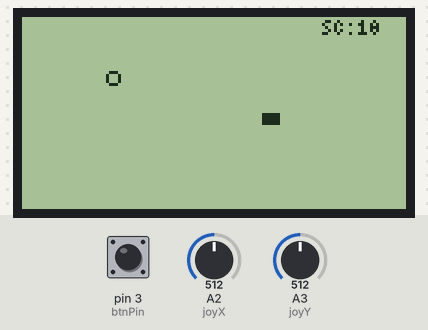
Recording of a sketch running on a simulated Arduino Uno, built with avr-gcc and run on an emulated ATmega328P. Parts: 128×64 one-colour display. The inputs (shaded band) are chosen by the test bench; at power-on: pin 3 (btnPin) HIGH, A3 (joyY) = 512, A2 (joyX) = 512. Random numbers use the default seed unless the sketch sets one.

Above: at 1.2 s.
1.3 s: pin 3 (btnPin) pulled LOW for 0.15 s
At 2.6 s:
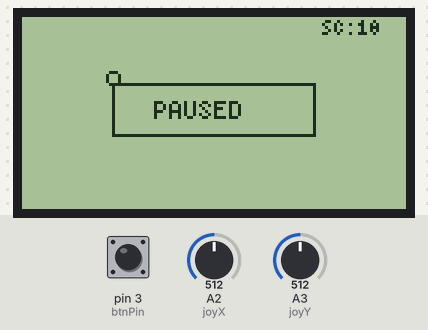
3.1 s: pin 3 (btnPin) pulled LOW for 1 s
At 3.58 s:
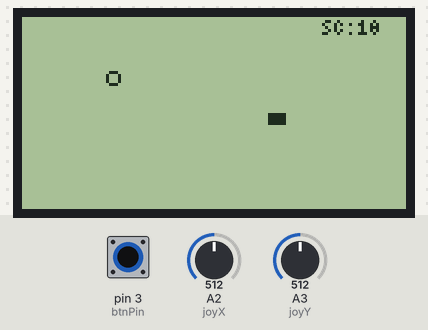
7.1 s: A3 (joyY) set to 716
At 10.6 s:
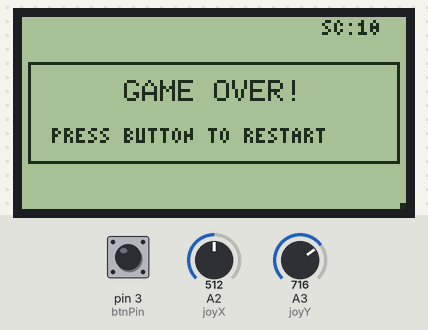
Timing chart, 0 to 12.1 s (numbered marks = the images above; inputs shaded):
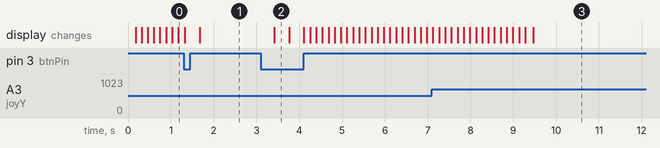

The sketch:

snake_big_display.ino
```cpp
#include <U8glib.h>

U8GLIB_ST7920_128X64_4X u8g(10, 11, 12);

const int joyX = A2;
const int joyY = A3;
const int btnPin = 3;

const int maxLength = 48;
int snakex[maxLength];
int snakey[maxLength];
int appleX, appleY;
int height = 4;
int length = 1;
int dirx = 2;
int diry = 0;
int dela = 110;
const int deadZone = 200;

bool appleEaten = true;
bool gamePaused = false;
bool isGameOver = false;
int score = 0;

void resetGame() {
  length = 1;
  score = 0;
  snakex[0] = 64;
  snakey[0] = 32;
  dirx = 2;
  diry = 0;
  isGameOver = false;
  gamePaused = false;
  appleEaten = true;
}

void setup() {
  pinMode(btnPin, INPUT_PULLUP);
  randomSeed(analogRead(0));
  resetGame();
}

void updateLogic() {
  if (digitalRead(btnPin) == LOW) {
    delay(200);
    if (isGameOver) resetGame();
    else gamePaused = !gamePaused;
    return;
  }

  if (gamePaused || isGameOver) return;

  int xVal = analogRead(joyX);
  int yVal = analogRead(joyY);

  if (xVal < 512 - deadZone && dirx == 0) { dirx = -2; diry = 0; }
  else if (xVal > 512 + deadZone && dirx == 0) { dirx = 2; diry = 0; }
  else if (yVal < 512 - deadZone && diry == 0) { dirx = 0; diry = -2; }
  else if (yVal > 512 + deadZone && diry == 0) { dirx = 0; diry = 2; }

  for (int i = length - 1; i > 0; i--) {
    snakex[i] = snakex[i - 1];
    snakey[i] = snakey[i - 1];
  }

  snakex[0] += dirx;
  snakey[0] += diry;

  if (snakex[0] < 0 || snakex[0] >= 128 || snakey[0] < 0 || snakey[0] >= 64) {
    isGameOver = true;
    return;
  }

  if (abs(snakex[0] - appleX) < 4 && abs(snakey[0] - appleY) < 4) {
    if (length < maxLength) length++;
    score += 10;
    appleEaten = true;
  }

  if (appleEaten) {
    appleX = random(4, 120);
    appleY = random(4, 58);
    appleEaten = false;
  }

  for (int i = 1; i < length; i++) {
    if (snakex[0] == snakex[i] && snakey[0] == snakey[i]) isGameOver = true;
  }
}

void draw() {
  u8g.drawCircle(appleX, appleY, 2);
  for (int i = 0; i < length; i++) {
    u8g.drawBox(snakex[i], snakey[i], height, height);
  }

  u8g.setFont(u8g_font_4x6);
  u8g.setPrintPos(100, 6);
  u8g.print("SC:");
  u8g.print(score);

  if (gamePaused && !isGameOver) {
    u8g.setColorIndex(0);
    u8g.drawBox(30, 22, 68, 18);
    u8g.setColorIndex(1);
    u8g.drawFrame(30, 22, 68, 18);
    u8g.setFont(u8g_font_5x7);
    u8g.drawStr(44, 34, "PAUSED");
  }

  if (isGameOver) {
    u8g.setColorIndex(0);
    u8g.drawBox(2, 15, 124, 34);
    u8g.setColorIndex(1);
    u8g.drawFrame(2, 15, 124, 34);
    u8g.setFont(u8g_font_6x10);
    u8g.drawStr(34, 28, "GAME OVER!");
    u8g.setFont(u8g_font_4x6);
    u8g.drawStr(10, 42, "PRESS BUTTON TO RESTART");
  }
}

void loop() {
  updateLogic();
  u8g.firstPage();
  do {
    draw();
  } while (u8g.nextPage());
  delay(dela);
}
```

Measured:
- after the input at 3.1 s, the display: changes after 0.31 s (image 2)
